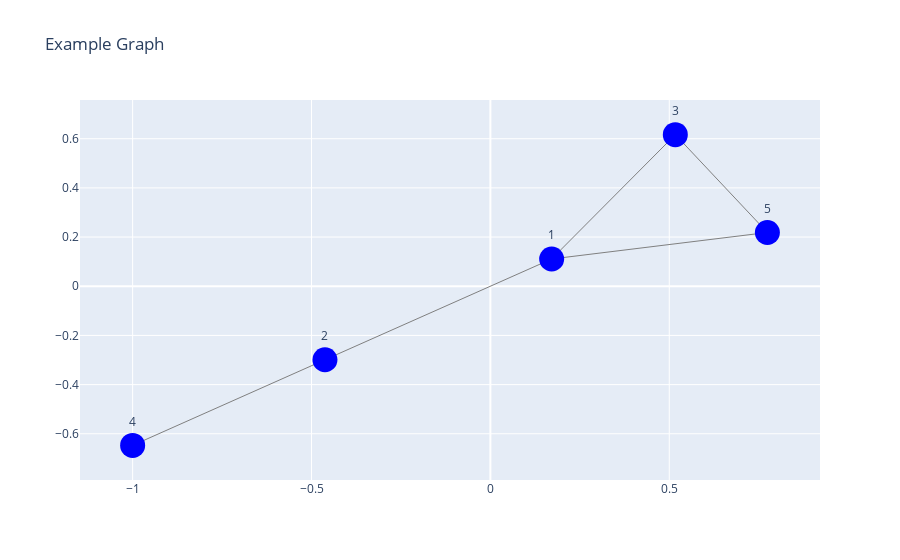

The code cell stored with this chart in its notebook:
### Code cell
# Draw a more beautiful, interactive graph

def setup_plotly_graph(G : nx.Graph):
    pos = nx.spring_layout(G)
    edge_x, edge_y = [], []
    for edge in G.edges():
        x0, y0 = pos[edge[0]]
        x1, y1 = pos[edge[1]]
        edge_x += [x0, x1, None]
        edge_y += [y0, y1, None]

    node_x, node_y = zip(*pos.values())

    return edge_x, edge_y, node_x, node_y

def draw_plotly(G : nx.Graph):
    edge_x, edge_y, node_x, node_y = setup_plotly_graph(G)

    edge_trace = go.Scatter(x=edge_x, y=edge_y,
                            line=dict(width=1, color='gray'),
                            hoverinfo='none',
                            mode='lines')
    node_trace = go.Scatter(x=node_x, y=node_y,
                            mode='markers+text',
                            marker=dict(size=25, color='blue'),
                            text=list(G.nodes),
                            textposition="top center")

    fig = go.Figure(data=[edge_trace, node_trace],
                    layout=go.Layout(title="Example Graph",
                                    showlegend=False,
                                    hovermode='closest'))
    
    return fig

fig = draw_plotly(G)
fig.show()

### Figure 1 — Plotly figure (JSON) as saved in the notebook; plotly's stock layout.template omitted (floating-point values rounded to 4 significant figures)
{"data": [{"hoverinfo": "none", "line": {"color": "gray", "width": 1}, "mode": "lines", "type": "scatter", "x": [0.1713, -0.4624, null, 0.1713, 0.5169, null, 0.1713, 0.7742, null, -0.4624, -1.0, null, 0.5169, 0.7742, null], "y": [0.1109, -0.2991, null, 0.1109, 0.6167, null, 0.1109, 0.2186, null, -0.2991, -0.6472, null, 0.6167, 0.2186, null]}, {"marker": {"color": "blue", "size": 25}, "mode": "markers+text", "text": ["1", "2", "3", "4", "5"], "textposition": "top center", "type": "scatter", "x": [0.1713, -0.4624, 0.5169, -1.0, 0.7742], "y": [0.1109, -0.2991, 0.6167, -0.6472, 0.2186]}], "layout": {"hovermode": "closest", "showlegend": false, "title": {"text": "Example Graph"}}}
